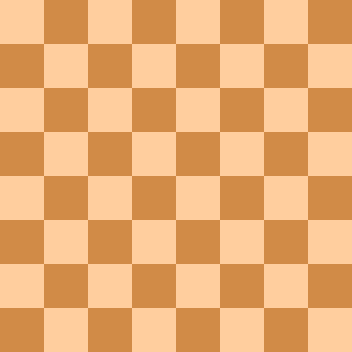
#> input picture data/flat_chessboard.png, 352 x 352 px
$ jupyter execute 44-Shi_Tomasi_corner_detection.ipynb
#> lines starting #> are read from the running program, lines starting #| are printed output that depends on the picture; after the words box and inside, x2 and y2 are one past the last pixel; in counts of white or black regions, pixels touching at a corner belong together
# Corner Detection (Part 2) - Harris Corner Detection

## Shi-Tomasi Corner Detection

* Jianbo Shi, Carlo Tomasi: ["Good features to track" (1994)](http://www.ai.mit.edu/courses/6.891/handouts/shi94good.pdf)
* a modification of Harris Corner Detection which gave better results
* scoring criteria:

\begin{equation*}
R = min(\lambda_1, \lambda_2)
\end{equation*}

[Shi-Tomasi Corner Detector & Good Features to Track](https://docs.opencv.org/master/d4/d8c/tutorial_py_shi_tomasi.html)

[cell 1]
import cv2
import numpy as np
import matplotlib.pyplot as plt

[cell 2]
flat_chess = cv2.imread('../data/flat_chessboard.png')
#> flat_chess is the input picture: shape (352, 352, 3); mean B, G, R 114.5, 172.5, 232
flat_chess = cv2.cvtColor(flat_chess, cv2.COLOR_BGR2RGB)
gray_flat_chess = cv2.cvtColor(flat_chess, cv2.COLOR_BGR2GRAY)
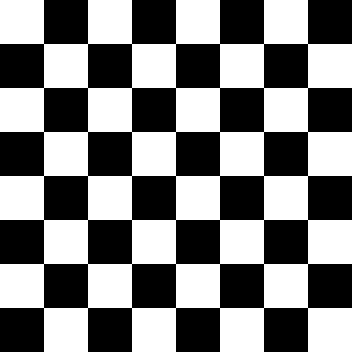
#> gray_flat_chess: shape (352, 352); values 127 (black) and 197 (white), 50% white; 1 white region, box (x1, y1, x2, y2) and area: (0, 0, 352, 352) 61952

real_chess = cv2.imread('../data/real_chessboard.jpg')
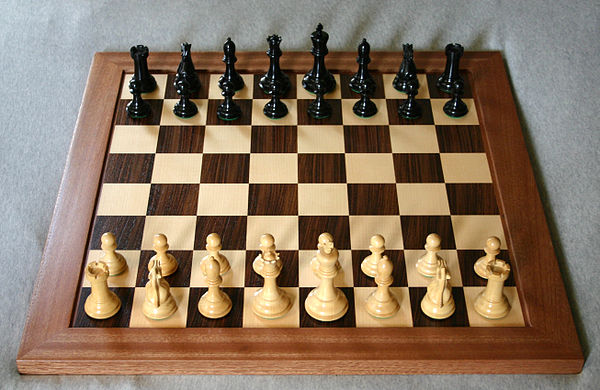
#> input picture data/real_chessboard.jpg, 600 x 390 px
#> real_chess is the input picture: shape (390, 600, 3); mean B, G, R 98.1, 117.7, 137.5
real_chess = cv2.cvtColor(real_chess, cv2.COLOR_BGR2RGB)
gray_real_chess = cv2.cvtColor(real_chess, cv2.COLOR_RGB2GRAY)
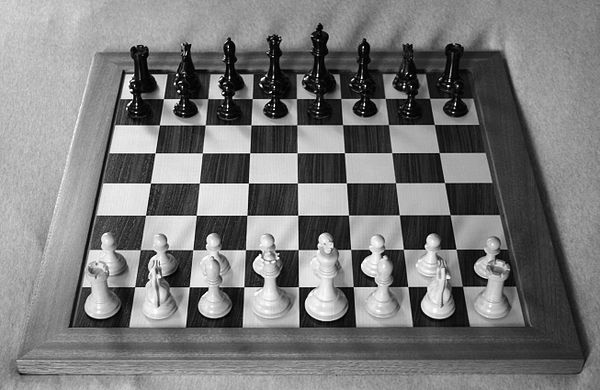
#> gray_real_chess: shape (390, 600); min 0, max 255, mean 121.4

[cv2.goodFeaturesToTrack()](https://docs.opencv.org/master/dd/d1a/group__imgproc__feature.html#ga1d6bb77486c8f92d79c8793ad995d541)

The function finds the most prominent corners in the image or in the specified image region.

* `image` - Input 8-bit or floating-point 32-bit, single-channel image.
* `corners` - Output vector of detected corners.
* `maxCorners` - Maximum number of corners to return. If there are more corners than are found, the strongest of them is returned. maxCorners <= 0 (e.g. -1) implies that no limit on the maximum is set and all detected corners are returned.
* `qualityLevel` - Parameter characterizing the minimal accepted quality of image corners. The parameter value is multiplied by the best corner quality measure, which is the minimal eigenvalue (see cornerMinEigenVal ) or the Harris function response (see cornerHarris ). The corners with the quality measure less than the product are rejected. For example, if the best corner has the quality measure = 1500, and the qualityLevel=0.01 , then all the corners with the quality measure less than 15 are rejected.
* `minDistance` - Minimum possible Euclidean distance between the returned corners.
* `mask` - Optional region of interest. If the image is not empty (it needs to have the type CV_8UC1 and the same size as image ), it specifies the region in which the corners are detected.
* `blockSize` - Size of an average block for computing a derivative covariation matrix over each pixel neighborhood. See cornerEigenValsAndVecs .
* `useHarrisDetector` - Parameter indicating whether to use a Harris detector (see cornerHarris) or cornerMinEigenVal.
* `k` - Free parameter of the Harris detector.

[cell 3]
maxCorners=5
corners = cv2.goodFeaturesToTrack(image=gray_flat_chess, maxCorners=maxCorners, qualityLevel=0.01, minDistance=10)
#> corners = [[308, 308], [264, 308], [220, 308], [176, 308], [132, 308]]

[cell 4]
corners
#> Out has the same summary as corners

[cell 5]
# goodFeaturesToTrack doesn't automatically mark the corners so we'll need to flatten the array and draw circles on it
# convert float to integers so we can draw circles on detected corners
corners = np.int0(corners)
corners
#> Out has the same summary as corners

[cell 6]
for i in corners:
    x, y = i.ravel() # flatten the array
    cv2.circle(flat_chess, (x, y), 3, (255, 0, 0), -1)
#> this loop made 5 passes
#> (i, x) on passes 1 to 5: ([[308, 308]], 308), ([[264, 308]], 264), ([[220, 308]], 220), ([[176, 308]], 176), ([[132, 308]], 132)
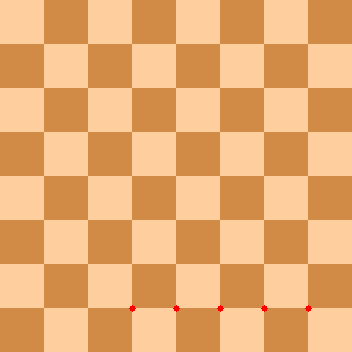
#> flat_chess: shape (352, 352, 3); mean R, G, B 232, 172.3, 114.4

plt.imshow(flat_chess)

[cell 7]
maxCorners=80
corners = cv2.goodFeaturesToTrack(image=gray_real_chess, maxCorners=maxCorners, qualityLevel=0.01, minDistance=10)
#> corners = 80 rows, first 8: [178, 91], [132, 90], [448, 86], [177, 75], [183, 105], [207, 288], [403, 87], [248, 183]
corners = np.int0(corners)
for i in corners:
    x, y = i.ravel() # flatten the array
    cv2.circle(real_chess, (x, y), 3, (255, 0, 0), -1)
#> this loop made 80 passes
#> (x, y) on passes 1 to 12: (178, 91), (132, 90), (448, 86), (177, 75), (183, 105), (207, 288), (403, 87), (248, 183), (154, 154), (274, 109), (223, 92), (278, 258)
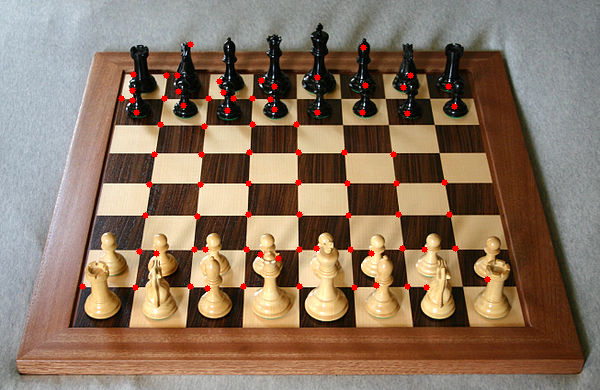
#> real_chess: shape (390, 600, 3); mean R, G, B 138.9, 116.7, 97.3

plt.imshow(real_chess)

# Exercises

## Corner detection on the handwritten digit

[cell 8]
img_number_4 = cv2.imread('../data/number-4.png')
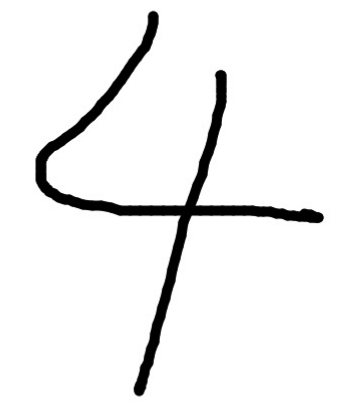
#> input picture data/number-4.png, 363 x 409 px
#> img_number_4 is the input picture: shape (409, 363, 3); min 0, max 255, mean 240.3
plt.imshow(img_number_4)

[cell 9]
maxCorners=10
img_number_4 = cv2.cvtColor(img_number_4, cv2.COLOR_BGR2RGB)
gray_img_number_4 = cv2.cvtColor(img_number_4, cv2.COLOR_BGR2GRAY)
# error: (-215:Assertion failed) src.type() == CV_8UC1 || src.type() == CV_32FC1 in function 'cornerEigenValsVecs'
corners = cv2.goodFeaturesToTrack(image=gray_img_number_4, maxCorners=maxCorners, qualityLevel=0.01, minDistance=10)
#> corners = [[179, 216], [197, 204], [184, 204], [192, 216], [299, 210], [53, 187], [321, 214], [216, 72], [156, 12], [142, 394]]
corners = np.int0(corners)
for i in corners:
    x, y = i.ravel() # flatten the array
    cv2.circle(img_number_4, (x, y), 6, (255, 0, 0), -1)
#> this loop made 10 passes
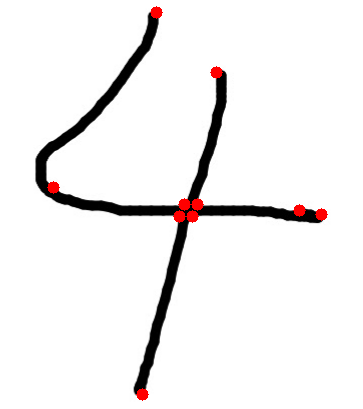
#> img_number_4: shape (409, 363, 3); 0.76% of pixels changed, all inside (x1, y1, x2, y2) = (47, 6, 328, 401)

# plt.imshow(img_number_4)
fig = plt.figure(figsize = (10, 8))
ax = fig.add_subplot(111)
ax.imshow(img_number_4)
